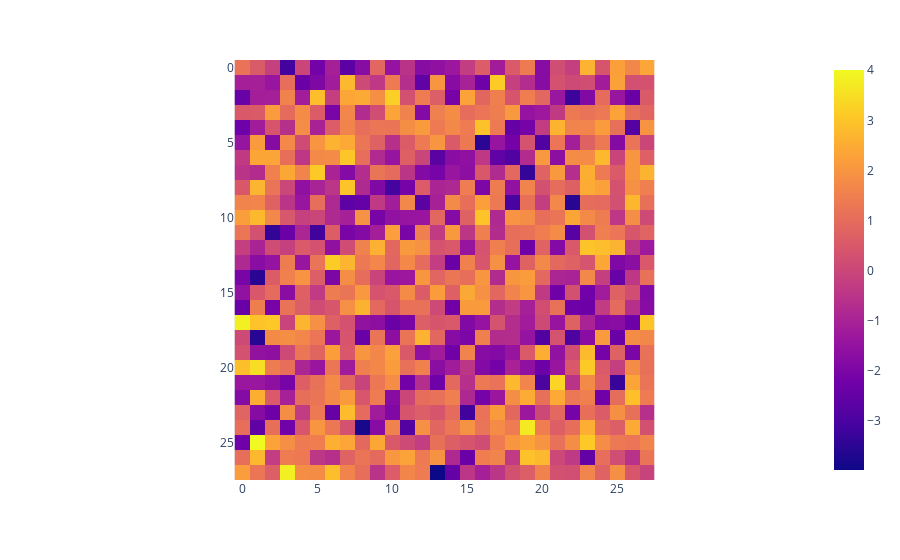

The notebook cell this image was saved under:
### Markdown cell above
Visualize activations in `conv2`.

### Code cell
def forward(x: t.Tensor) -> t.Tensor:
    return model.conv2(model.pool1(F.relu(model.conv1(x))))

seed(42)
im = t.randn(1, 1, 28, 28, requires_grad=True)

lr = 1e-4
N = 1_0_000

act_inds = (0, 0, 10, 10)
target = make_target_tensor(forward(im).shape, act_inds)

loss_fn = t.nn.CrossEntropyLoss()
optimizer = t.optim.AdamW([im], lr)

for i in tqdm((range(N))):
    optimizer.zero_grad()
    acts = forward(im)
    loss = loss_fn(acts, target)
    loss.backward()
    optimizer.step()

with t.no_grad():
    fig = px.imshow(im.squeeze())
    fig.show()

### Figure 1 — Plotly figure (JSON) as saved in the notebook; plotly's stock layout.template omitted (floating-point values rounded to 4 significant figures; data arrays with more than 128 entries replaced by an {"elided": "..."} marker saying what was removed)
{"data": [{"coloraxis": "coloraxis", "hovertemplate": "x: %{x}<br>y: %{y}<br>color: %{z}<extra></extra>", "name": "0", "type": "heatmap", "xaxis": "x", "yaxis": "y", "z": {"elided": "28x28 float values"}}], "layout": {"coloraxis": {"colorscale": [[0, "#0d0887"], [0.1111, "#46039f"], [0.2222, "#7201a8"], [0.3333, "#9c179e"], [0.4444, "#bd3786"], [0.5556, "#d8576b"], [0.6667, "#ed7953"], [0.7778, "#fb9f3a"], [0.8889, "#fdca26"], [1, "#f0f921"]]}, "margin": {"t": 60}, "xaxis": {"anchor": "y", "constrain": "domain", "domain": [0, 1], "scaleanchor": "y"}, "yaxis": {"anchor": "x", "autorange": "reversed", "constrain": "domain", "domain": [0, 1]}}}
